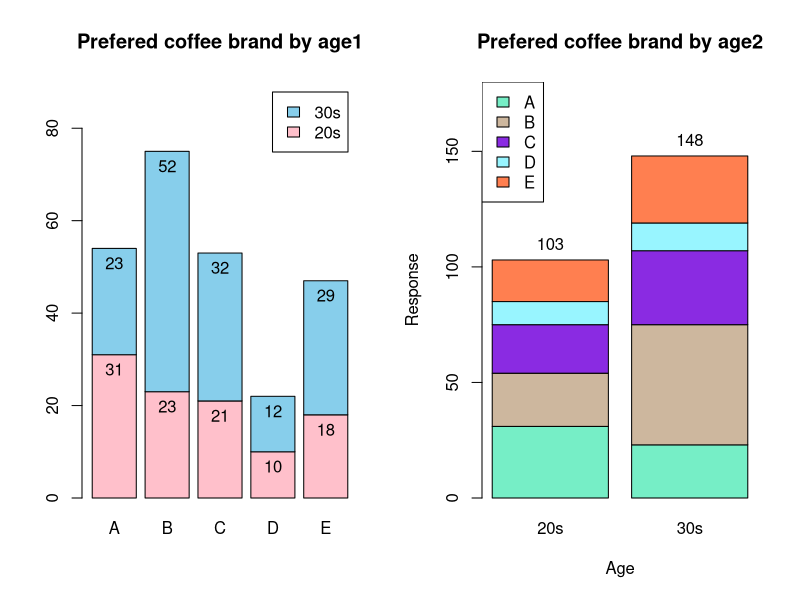
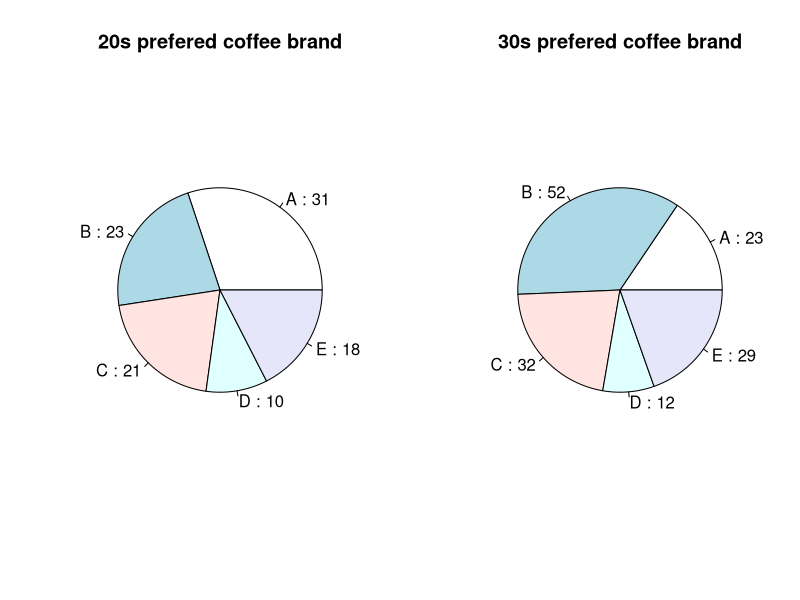
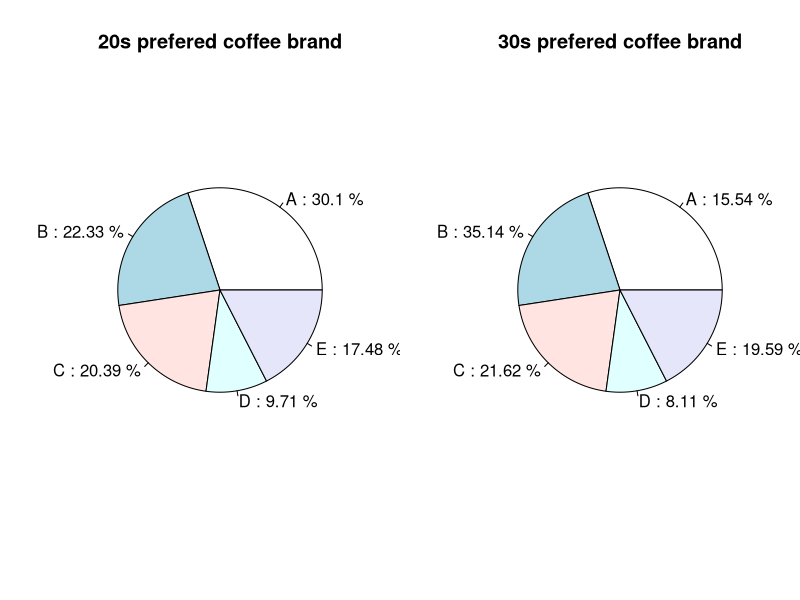

Generate these figures, in order, with R:
coffee <- matrix(c(31,23,21,10,18,23,52,32,12,29), nrow=2, byrow=TRUE)
rownames(coffee)=c("20s","30s")
colnames(coffee)=c("A","B","C","D","E")

par(mfrow=c(1,2))
age <- barplot(coffee, col=c("pink","skyblue")
        , main = "Prefered coffee brand by age1"
        , legend=rownames(coffee), ylim=c(0,90))
a = apply(coffee,2,sum)
text(x=age,y=a,labels=coffee[2,],pos=1)
text(x=age,y=coffee[1,],labels=coffee[1,],pos=1)

brand <-barplot(t(coffee),col=c("aquamarine2","bisque3","blueviolet","cadetblue1","coral")
        , main="Prefered coffee brand by age2",xlab="Age",ylab="Response"
        , ylim = c(0,180))
legend("topleft",c("A","B","C","D","E"),fill=c("aquamarine2","bisque3","blueviolet","cadetblue1","coral"))
b = apply(coffee,1,sum)
text(x=brand,y=b,labels=b,pos=3)


lab20 = paste(colnames(coffee), ":", coffee[1,])
lab30 = paste(colnames(coffee), ":", a-coffee[1,])
pie(coffee[1,], labels=lab20, main="20s prefered coffee brand")
pie(coffee[2,], labels=lab30, main="30s prefered coffee brand")


prop20 <- round(coffee[1,]/sum(coffee[1,]) * 100, digit = 2)
prop30 <- round(coffee[2,]/sum(coffee[2,]) * 100, digit = 2)
lab20_p <- paste(colnames(coffee), ":", prop20,"%")
lab30_p <- paste(colnames(coffee), ":", prop30,"%")
pie(prop20, labels=lab20_p, main="20s prefered coffee brand")
pie(prop20, labels=lab30_p, main="30s prefered coffee brand")
